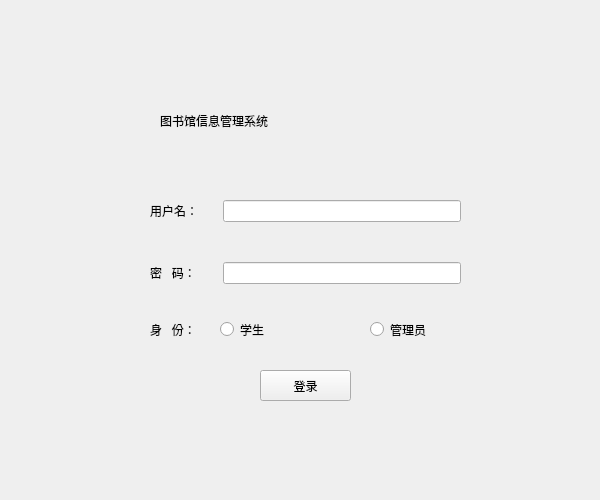
<?xml version="1.0" encoding="UTF-8"?>
<ui version="4.0">
 <class>Form</class>
 <widget class="QWidget" name="Form">
  <property name="geometry">
   <rect>
    <x>0</x>
    <y>0</y>
    <width>600</width>
    <height>500</height>
   </rect>
  </property>
  <property name="windowTitle">
   <string>登录</string>
  </property>
  <widget class="QWidget" name="formLayoutWidget">
   <property name="geometry">
    <rect>
     <x>140</x>
     <y>190</y>
     <width>331</width>
     <height>111</height>
    </rect>
   </property>
   <layout class="QFormLayout" name="formLayout_2">
    <property name="horizontalSpacing">
     <number>25</number>
    </property>
    <property name="verticalSpacing">
     <number>40</number>
    </property>
    <property name="leftMargin">
     <number>10</number>
    </property>
    <property name="topMargin">
     <number>10</number>
    </property>
    <property name="rightMargin">
     <number>10</number>
    </property>
    <property name="bottomMargin">
     <number>10</number>
    </property>
    <item row="0" column="0">
     <widget class="QLabel" name="label">
      <property name="text">
       <string>用户名：</string>
      </property>
     </widget>
    </item>
    <item row="1" column="0">
     <widget class="QLabel" name="label_2">
      <property name="text">
       <string>密   码：</string>
      </property>
     </widget>
    </item>
    <item row="1" column="1">
     <widget class="QLineEdit" name="passwordInput">
      <property name="echoMode">
       <enum>QLineEdit::Password</enum>
      </property>
     </widget>
    </item>
    <item row="0" column="1">
     <widget class="QLineEdit" name="usernameInput"/>
    </item>
   </layout>
  </widget>
  <widget class="QLabel" name="label_3">
   <property name="geometry">
    <rect>
     <x>150</x>
     <y>320</y>
     <width>48</width>
     <height>19</height>
    </rect>
   </property>
   <property name="text">
    <string>身   份：</string>
   </property>
  </widget>
  <widget class="QRadioButton" name="isStudent">
   <property name="geometry">
    <rect>
     <x>220</x>
     <y>320</y>
     <width>101</width>
     <height>19</height>
    </rect>
   </property>
   <property name="text">
    <string>学生</string>
   </property>
  </widget>
  <widget class="QRadioButton" name="isManager">
   <property name="geometry">
    <rect>
     <x>370</x>
     <y>320</y>
     <width>95</width>
     <height>19</height>
    </rect>
   </property>
   <property name="text">
    <string>管理员</string>
   </property>
  </widget>
  <widget class="QPushButton" name="LoginBtn">
   <property name="geometry">
    <rect>
     <x>260</x>
     <y>370</y>
     <width>91</width>
     <height>31</height>
    </rect>
   </property>
   <property name="text">
    <string>登录</string>
   </property>
  </widget>
  <widget class="QLabel" name="label_4">
   <property name="geometry">
    <rect>
     <x>160</x>
     <y>80</y>
     <width>311</width>
     <height>81</height>
    </rect>
   </property>
   <property name="styleSheet">
    <string notr="true">font: 24pt &quot;华文行楷&quot;;</string>
   </property>
   <property name="text">
    <string>图书馆信息管理系统</string>
   </property>
  </widget>
 </widget>
 <resources/>
 <connections/>
</ui>
